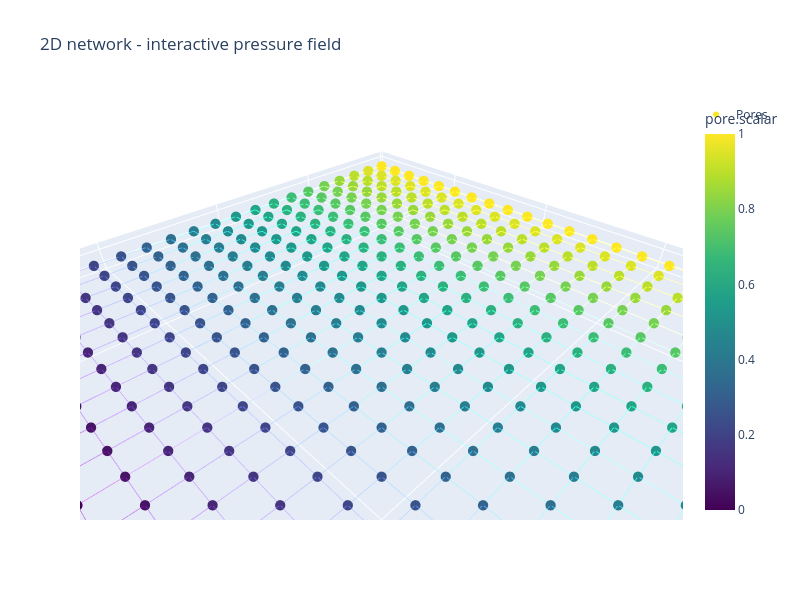

Notebook code for this chart:
### Markdown cell above
## 2D network view with Plotly

The next cell renders the 2D mesh as an interactive 3D pore-throat network using Plotly. You can rotate, zoom, and pan the visualization.

### Code cell
try:
    fig2d = plot_network_plotly(
        net2d,
        point_scalars=result2d.pore_pressure,
        max_throats=None,
        title="2D network - interactive pressure field",
        layout_kwargs={"width": 800, "height": 600},
    )
    fig2d.show()
    print("2D interactive visualization complete")
except ImportError as exc:
    print(exc)
